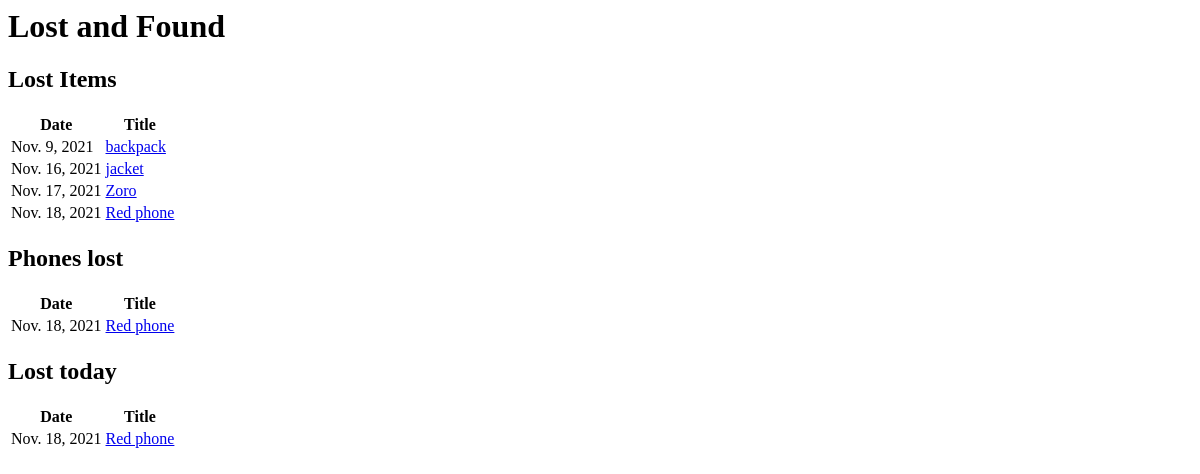
Before: /index/ with the older database file.
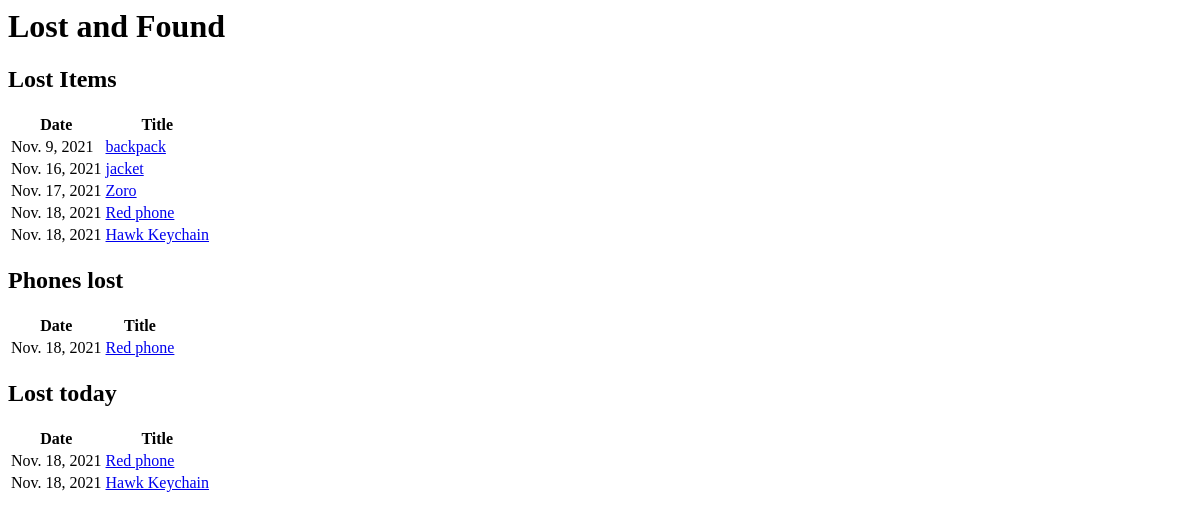
After: the same page with the newer database file.
### landf/models.py (models this page shows)
class Lost(models.Model):
    date = DateField()
    title = CharField(max_length=200)
    details = models.TextField()

### landf/views.py (the view)
# urls.py: path('index/', include('landf.urls')),
def index(request):
    all_lost = Lost.objects.all().order_by('date')
    lost_phone = all_lost.filter(title__contains = 'phone')
    lost_today = all_lost.filter(date = datetime.now())
    context = {'all_lost':all_lost, 'lost_phone':lost_phone, 'lost_today':lost_today}
    return render(request, 'landf/index.html', context)

### landf/templates/landf/index.html
<h1>Lost and Found</h1>
<h2>Lost Items</h2>
<table>
    <tr>
      <th>Date</th>
      <th>Title</th>
    </tr>
    {% for lost in all_lost %}
        <tr>
            <td>{{lost.date}}</td>
            <td><a href="{% url 'detail' lost.id %}" >{{ lost.title }}</a></td>
        </tr>
    {% endfor %}
</table>
<h2>Phones lost</h2>
<table>
    <tr>
      <th>Date</th>
      <th>Title</th>
    </tr>
    {% for lost in lost_phone %}
        <tr>
            <td>{{lost.date}}</td>
            <td><a href="{% url 'detail' lost.id %}" >{{ lost.title }}</a></td>
        </tr>
    {% endfor %}
</table>
<h2>Lost today</h2>
<table>
    <tr>
      <th>Date</th>
      <th>Title</th>
    </tr>
    {% for lost in lost_today %}
        <tr>
            <td>{{lost.date}}</td>
            <td><a href="{% url 'detail' lost.id %}" >{{ lost.title }}</a></td>
        </tr>
    {% endfor %}
</table>

Changed rows visible on the page:
added Lost: date "Nov. 18, 2021", title "Hawk Keychain"
